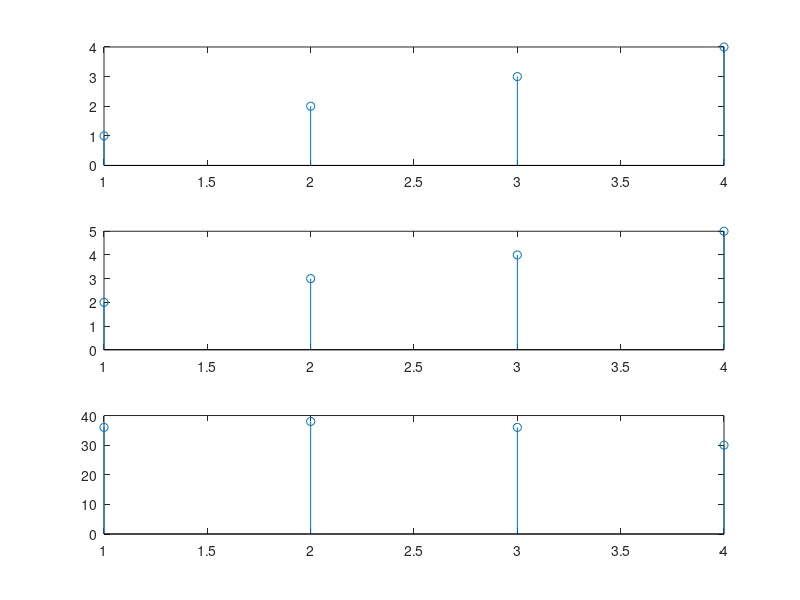

Reproduce this figure in MATLAB.
clc
clear all;
close all;
x1 = [1 2 3 4];
x2 = [2 3 4 5];
x_2 = [x2(1) x2(4) x2(3) x2(2);x2(2) x2(1) x2(4) x2(3);x2(3) x2(2) x2(1) x2(4);x2(4) x2(3) x2(2) x2(1)];
x_1 = [x1(1);x1(2);x1(3);x1(4)];
y = x_2*x_1;
disp(y)

y_1 = gallery('circul',x2)'*x1';
disp(y_1)

figure(1)
subplot(311)
stem(x1);
subplot(312)
stem(x2);
subplot(313)
stem(y_1);
